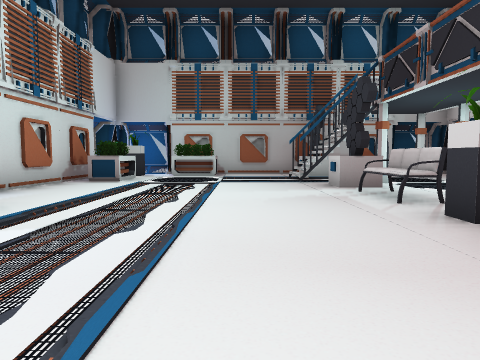
View 1 (above)

17 first-person views from a walk through a Unity game level. The camera is 1.3 m above the floor, tilts 4° down and sees 70° across. Doors are open. The floor is counted in squares, 2 m on a side. Each view is taken from the middle of a square. On the plan, view 1 faces up. The plan holds only what a view shows up to about 10 squares ahead; the rest is blank. The place goes on beyond the plan. The player character is not drawn.

View 2
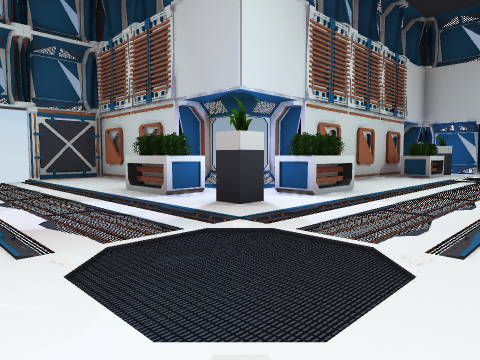

View 3
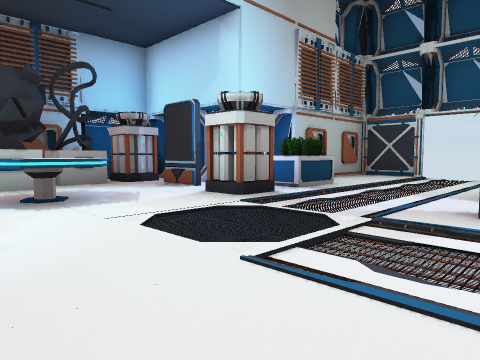

View 4
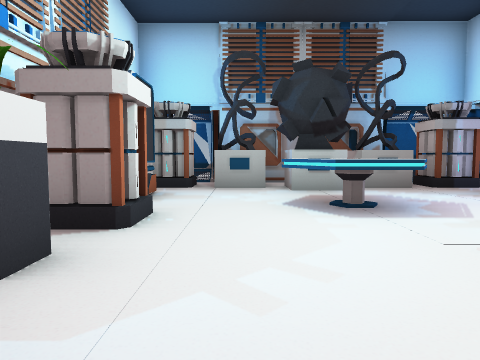

View 5
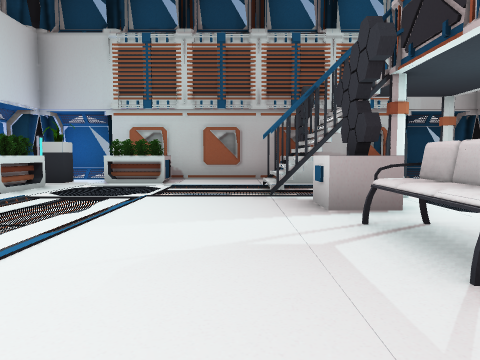

View 6
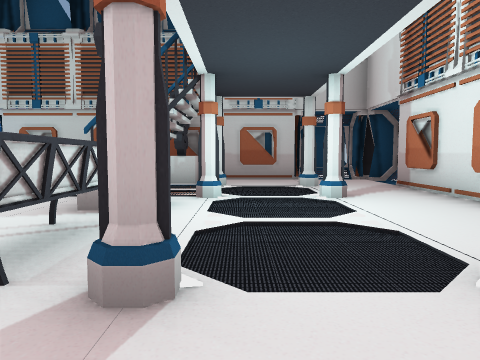

View 7
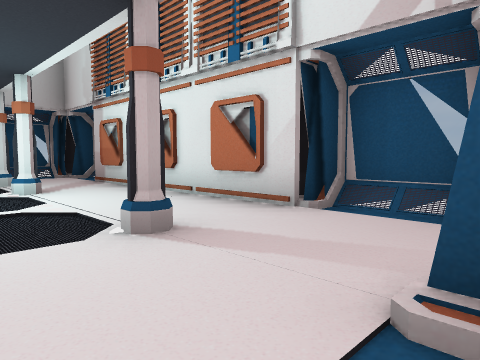

View 8
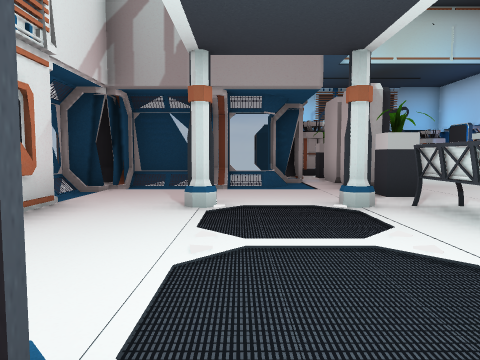

View 9
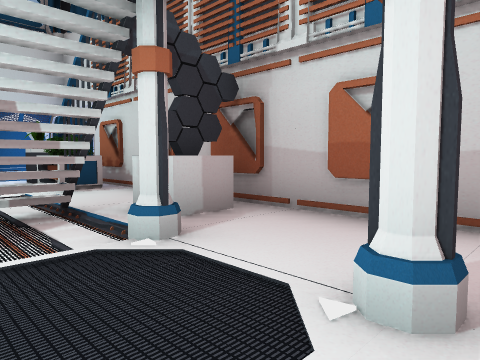

View 10
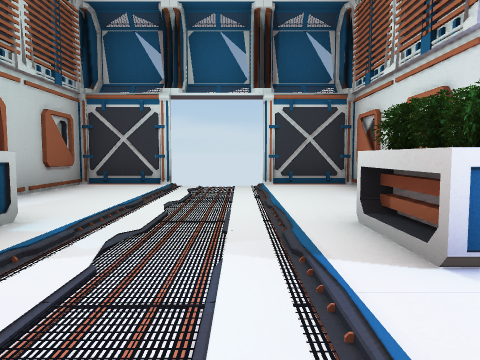

View 11
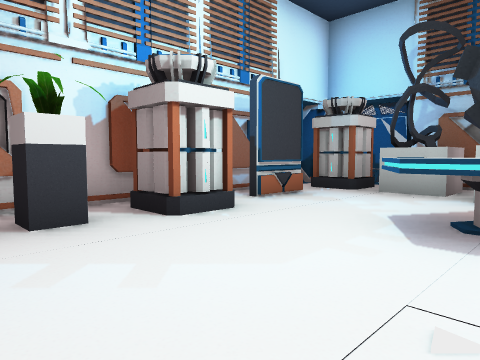

View 12
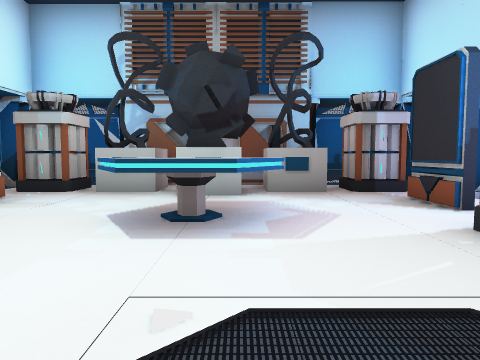

View 13
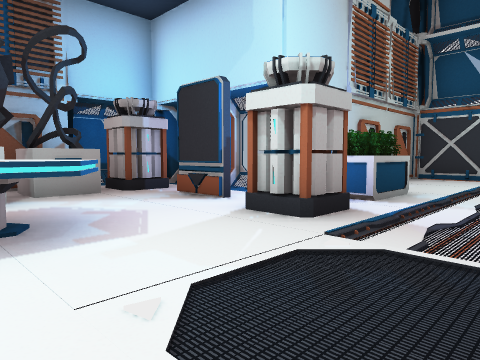

View 14
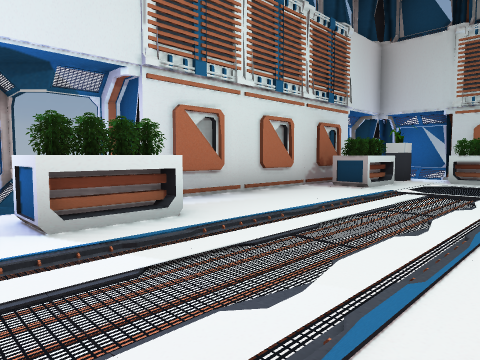

View 15
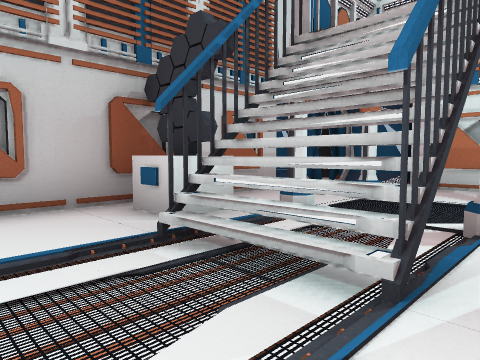

View 16
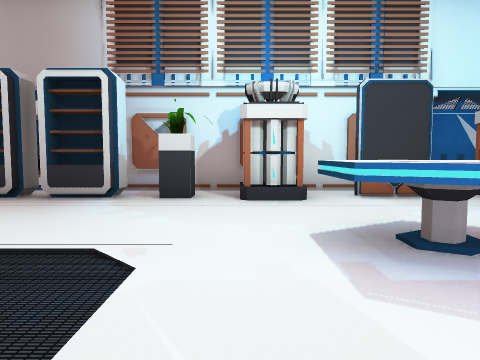

View 17
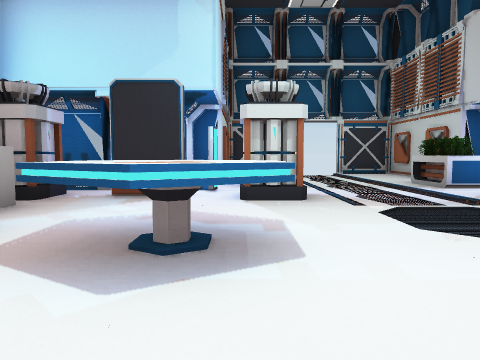

### Floor plan
Key: @ floor where view 1 was taken; # wall or solid block; x gap in a wall; . floor; / step, stairs or slope; D open door; = window, fence, low wall or low ledge; P plant; B battery; O other object.
Columns run from 11 left of view 1 to 9 right of it. Each row starts with its distance up from view 1.
 14                 ####
 13         #########//##
 12       ###OO..OO..../#
 11       ##POO...O..../#
 10       #OO....#O.O..##
  9       #OO....#.....#
  8       #......OO.O..#
  7       #.......O....#
  6       #.......O....#
  5       ##......O.O..##
  4      ##OO....PP..../#
  3 ######=OO....PP..../#
  2 #... OOPP.....O./#/##
  1 #....OOPP.....O#####
  0 DD.........@..O#
 -1 DD...........PP#
 -2 #....OOB.....B.#
 -3 #....OO...OO...#
 -4 ######=#..OO..##
 -5      ###...x..###
 -6      ##B.OOOOB./#
 -7      #/..O##O../#
 -8      ##//####//##
 -9       ####  ####

Positions as (right, up) in squares from view 1, and headings:
1: (0, 0), facing up
2: (0, -2), facing up-left
3: (1, 2), facing down-left
4: (1, 1), facing down
5: (1, 3), facing up
6: (4, 3), facing up
7: (4, 2), facing up-right
8: (5, 9), facing down
9: (6, 9), facing up-left
10: (-3, 0), facing left
11: (-1, 0), facing down-right
12: (-1, 0), facing down
13: (0, 0), facing down-left
14: (0, 2), facing up-left
15: (0, 8), facing up-right
16: (-3, -2), facing right
17: (2, -3), facing left
